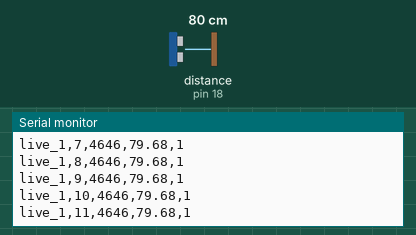
This sketch was run on a simulated Arduino Uno, built with avr-gcc and run on an emulated ATmega328P. Parts: the last lines printed to the serial monitor. Wiring (inferred from the names in the program): ultrasonic range finder: trigger pin 5; echo pin 18. Inputs (shaded band) come from the test bench; at power-on: distance to the obstacle (sensor on pin 18) 80 cm. The echo pulse lasts 58.3 µs per cm.

Above: at 2.7 s.
2.8 s: distance to the obstacle (sensor on pin 18) set to 2 cm
At 2.89 s:
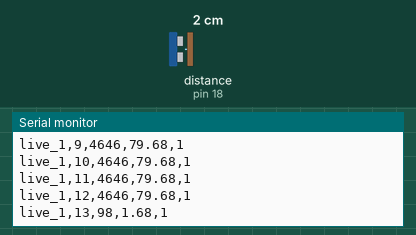
4.3 s: distance to the obstacle (sensor on pin 18) set to 60 cm
At 5.4 s:
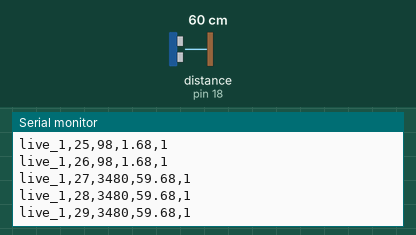
Timing chart, 0 to 7.3 s (numbered marks = the images above; inputs shaded):
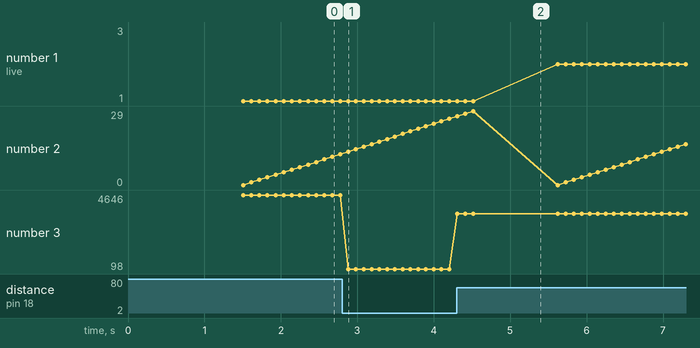

Measured:
- after the input at 2.8 s, the serial monitor: prints a new line after 0.08 s (image 1)
- plotted number 3: 4646 → 98 after the input at 2.8 s

The sketch:

ultrasonic_sensor.ino
```cpp
#define TRIG_PIN 5
#define ECHO_PIN 18

const int READINGS_PER_SESSION = 30;
const unsigned long ECHO_TIMEOUT_US = 30000;

unsigned long sessionNumber = 0;

void setup() {
  Serial.begin(115200);

  pinMode(TRIG_PIN, OUTPUT);
  pinMode(ECHO_PIN, INPUT);

  digitalWrite(TRIG_PIN, LOW);
  delay(1500);

  Serial.println(
    "session_id,reading_index,echo_duration_us,distance_cm,valid_echo"
  );
}

void loop() {
  sessionNumber++;

  for (int i = 0; i < READINGS_PER_SESSION; i++) {
    digitalWrite(TRIG_PIN, LOW);
    delayMicroseconds(2);

    digitalWrite(TRIG_PIN, HIGH);
    delayMicroseconds(10);

    digitalWrite(TRIG_PIN, LOW);

    unsigned long duration =
      pulseIn(ECHO_PIN, HIGH, ECHO_TIMEOUT_US);

    int valid = duration > 0 ? 1 : 0;

    float distance = valid
      ? duration * 0.0343 / 2.0
      : 0.0;

    Serial.print("live_");
    Serial.print(sessionNumber);
    Serial.print(",");

    Serial.print(i);
    Serial.print(",");

    Serial.print(duration);
    Serial.print(",");

    Serial.print(distance, 2);
    Serial.print(",");

    Serial.println(valid);

    delay(100);
  }

  Serial.println();
  delay(1000);
}
```
